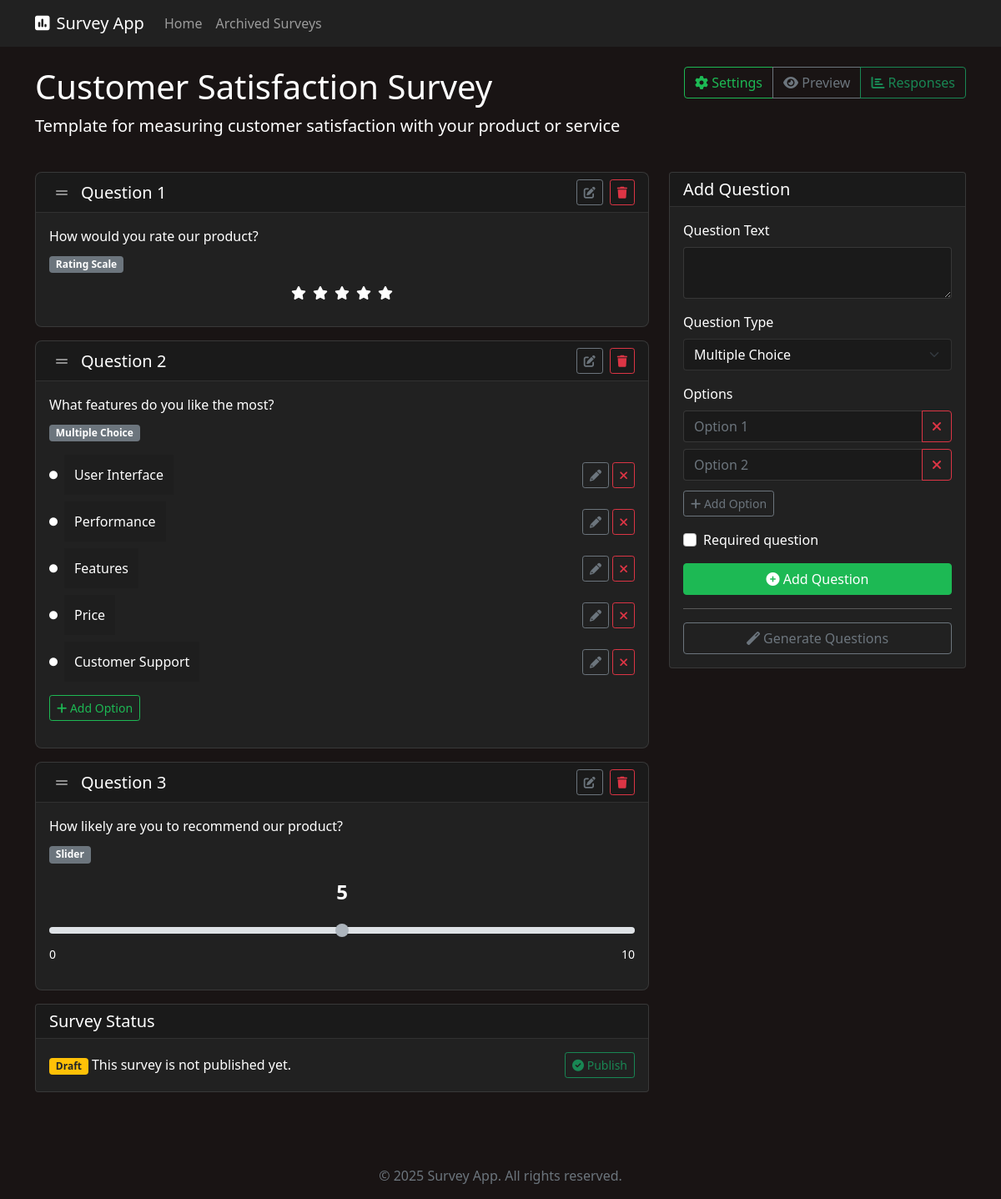
/survey/1/edit, run on the app's committed database.
### tables this page shows
CREATE TABLE surveys (
            id INTEGER PRIMARY KEY AUTOINCREMENT,
            title TEXT NOT NULL,
            description TEXT,
            created_at TIMESTAMP DEFAULT CURRENT_TIMESTAMP,
            creator_ip TEXT,
            creator_email TEXT,
            theme TEXT DEFAULT 'dark',
            header_image TEXT,
            logo_image TEXT,
            is_template INTEGER DEFAULT 0,
            published INTEGER DEFAULT 0,
            archived INTEGER DEFAULT 0,
            expiry_date DATE
        );

CREATE TABLE questions (
            id INTEGER PRIMARY KEY AUTOINCREMENT,
            survey_id INTEGER NOT NULL,
            question_text TEXT NOT NULL,
            question_type TEXT DEFAULT 'multiple-choice',
            position INTEGER,
            created_at TIMESTAMP DEFAULT CURRENT_TIMESTAMP,
            image_path TEXT,
            required INTEGER DEFAULT 0,
            FOREIGN KEY (survey_id) REFERENCES surveys (id) ON DELETE CASCADE
        );

CREATE TABLE options (
            id INTEGER PRIMARY KEY AUTOINCREMENT,
            question_id INTEGER NOT NULL,
            option_text TEXT NOT NULL,
            position INTEGER,
            created_at TIMESTAMP DEFAULT CURRENT_TIMESTAMP,
            image_path TEXT,
            FOREIGN KEY (question_id) REFERENCES questions (id) ON DELETE CASCADE
        );

### app.py (the view)
@app.route('/survey/<int:survey_id>/edit')
@creator_only
def edit_survey(survey_id):
    with DatabaseConnection() as conn:
        survey = conn.execute('SELECT * FROM surveys WHERE id = ?', (survey_id,)).fetchone()
        questions = conn.execute(
            'SELECT * FROM questions WHERE survey_id = ? ORDER BY position',
            (survey_id,)
        ).fetchall()
        questions_with_options = []
        for question in questions:
            options = conn.execute(
                'SELECT * FROM options WHERE question_id = ? ORDER BY position',
                (question['id'],)
            ).fetchall()
            question_dict = dict(question)
            question_dict['options'] = [dict(option) for option in options]
            questions_with_options.append(question_dict)
    return render_template(
        'survey_editor.html',
        survey=survey,
        questions=questions_with_options
    )

### templates/survey_editor.html (shortened to what this page needs)
{% extends "base.html" %}
{% block content %}
<div class="row mb-4">
    <div class="col-md-8">
        <h1>{{ survey.title }}</h1>
        <p class="lead">{{ survey.description }}</p>
    </div>
    <div class="col-md-4 text-end">
        <div class="btn-group">
            <a href="{{ url_for('survey_settings', survey_id=survey.id) }}" class="btn btn-outline-primary">
                <i class="fas fa-cog"></i> Settings
            </a>
            <a href="{{ url_for('view_survey', survey_id=survey.id) }}" class="btn btn-outline-secondary">
                <i class="fas fa-eye"></i> Preview
            </a>
            <a href="{{ url_for('view_responses', survey_id=survey.id) }}" class="btn btn-outline-success">
                <i class="fas fa-chart-bar"></i> Responses
            </a>
        </div>
    </div>
</div>
<div class="row">
    <div class="col-md-8">
        <div id="question-container">
            {% if questions %}
                {% for question in questions %}
                    <div class="card question-card mb-3" data-question-id="{{ question.id }}">
                        <div class="card-header d-flex justify-content-between align-items-center">
                            <div class="d-flex align-items-center">
                                <i class="fas fa-grip-lines me-2 question-handle"></i>
                                <h5 class="mb-0">Question {{ loop.index }}</h5>
                            </div>
                            <div class="question-toolbar">
                                <button type="button" class="btn btn-sm btn-outline-secondary btn-edit-question">
                                    <i class="fas fa-edit"></i>
                                </button>
                                <button type="button" class="btn btn-sm btn-outline-danger btn-delete-question">
                                    <i class="fas fa-trash"></i>
                                </button>
                            </div>
                        </div>
                        <div class="card-body">
                            <div class="question-preview mb-3">
                                <div class="question-text mb-2">
                                    {{ question.question_text }}
                                </div>
                                <div class="question-type-label">
                                    <span class="badge bg-secondary">
                                        {% if question.question_type == 'multiple-choice' %}
                                            Multiple Choice
                                        {% elif question.question_type == 'image-choice' %}
                                            Image Choice
                                        {% elif question.question_type == 'rating' %}
                                            Rating Scale
                                        {% elif question.question_type == 'slider' %}
                                            Slider
                                        {% elif question.question_type == 'text' %}
                                            Text Input
                                        {% endif %}
                                    </span>
                                </div>
                                {% if question.question_type == 'multiple-choice' or question.question_type == 'image-choice' %}
                                    <div class="options-preview mt-3">
                                        <div class="options-container">
                                            {% for option in question.options %}
                                                <div class="option-item d-flex align-items-center mb-2" data-option-id="{{ option.id }}">
                                                    <i class="fas fa-circle me-2" style="font-size: 10px;"></i>
                                                    <div class="option-text">{{ option.option_text }}</div>
                                                    <div class="ms-auto">
                                                        <button type="button" class="btn btn-sm btn-outline-secondary btn-edit-option">
                                                            <i class="fas fa-pencil-alt"></i>
                                                        </button>
                                                        <button type="button" class="btn btn-sm btn-outline-danger btn-delete-option">
                                                            <i class="fas fa-times"></i>
                                                        </button>
                                                    </div>
                                                </div>
                                            {% endfor %}
                                        </div>
                                        <button type="button" class="btn btn-sm btn-outline-primary mt-2 btn-add-option">
                                            <i class="fas fa-plus"></i> Add Option
                                        </button>
                                    </div>
                                {% elif question.question_type == 'rating' %}
                                    <div class="rating-preview mt-3">
                                        <div class="d-flex justify-content-center stars">
                                            <i class="fas fa-star"></i>
                                            <i class="fas fa-star"></i>
                                            <i class="fas fa-star"></i>
                                            <i class="fas fa-star"></i>
                                            <i class="fas fa-star"></i>
                                        </div>
                                    </div>
                                {% elif question.question_type == 'slider' %}
                                    <div class="slider-preview mt-3">
                                        <div class="range-value text-center">5</div>
                                        <input type="range" class="form-range" min="0" max="10" value="5" disabled>
                                        <div class="d-flex justify-content-between">
                                            <small>0</small>
                                            <small>10</small>
                                        </div>
                                    </div>
                                {% elif question.question_type == 'text' %}
                                    <div class="text-preview mt-3">
                                        <textarea class="form-control" rows="2" placeholder="Text answer" disabled></textarea>
                                    </div>
                                {% endif %}
                            </div>
                        </div>
                    </div>
                {% endfor %}
            {% else %}
                <div class="alert alert-info">
                    <i class="fas fa-info-circle me-2"></i> No questions added yet. Use the panel on the right to add questions.
                </div>
            {% endif %}
        </div>
        <div class="card mb-4">
            <div class="card-header">
                <h5 class="mb-0">Survey Status</h5>
            </div>
            <div class="card-body">
                <div class="d-flex justify-content-between align-items-center">
                    <div>
                        <p class="mb-0">
                            {% if survey.published %}
                                <span class="badge bg-success">Published</span> This survey is live and accepting responses.
                            {% else %}
                                <span class="badge bg-warning text-dark">Draft</span> This survey is not published yet.
                            {% endif %}
                        </p>
                    </div>
                    <form action="{{ url_for('toggle_publish_survey', survey_id=survey.id) }}" method="POST">
                        <button type="submit" class="btn btn-sm {% if survey.published %}btn-outline-warning{% else %}btn-outline-success{% endif %}">
                            {% if survey.published %}
                                <i class="fas fa-eye-slash"></i> Unpublish
                            {% else %}
                                <i class="fas fa-check-circle"></i> Publish
                            {% endif %}
                        </button>
                    </form>
                </div>
            </div>
        </div>
    </div>
    <div class="col-md-4">
        <div class="card sticky-top" style="top: 20px; z-index: 100;">
            <div class="card-header">
                <h5 class="mb-0">Add Question</h5>
            </div>
            <div class="card-body">
                <form id="add-question-form">
                    <div class="mb-3">
                        <label for="question-text" class="form-label">Question Text</label>
                        <textarea id="question-text" class="form-control" rows="2" required></textarea>
                    </div>
                    <div class="mb-3">
                        <label for="question-type" class="form-label">Question Type</label>
                        <select id="question-type" class="form-select">
                            <option value="multiple-choice">Multiple Choice</option>
                        </select>
                    </div>
                    <div id="options-container" class="mb-3">
                        <label class="form-label">Options</label>
                        <div id="options-list">
                            <div class="input-group mb-2">
                                <input type="text" class="form-control option-input" placeholder="Option 1">
                                <button type="button" class="btn btn-outline-danger remove-option">
                                    <i class="fas fa-times"></i>
                                </button>
                            </div>
                            <div class="input-group mb-2">
                                <input type="text" class="form-control option-input" placeholder="Option 2">
                                <button type="button" class="btn btn-outline-danger remove-option">
                                    <i class="fas fa-times"></i>
                                </button>
                            </div>
                        </div>
                        <button type="button" id="add-option" class="btn btn-sm btn-outline-secondary mt-1">
                            <i class="fas fa-plus"></i> Add Option
                        </button>
                    </div>
                    <div class="form-check mb-3">
                        <input class="form-check-input" type="checkbox" id="question-required">
                        <label class="form-check-label" for="question-required">
                            Required question
                        </label>
                    </div>
                    <div class="d-grid">
                        <button type="submit" class="btn btn-primary">
                            <i class="fas fa-plus-circle"></i> Add Question
                        </button>
                    </div>
                </form>
                <hr class="my-3">
                <div class="d-grid gap-2">
                    <button type="button" id="generate-questions-btn" class="btn btn-outline-secondary">
                        <i class="fas fa-magic"></i> Generate Questions
                    </button>
                </div>
            </div>
        </div>
    </div>
</div>
{% endblock %}

### data on the page
surveys: title "Customer Satisfaction Survey", description "Template for measuring customer satisfaction with your product or service"
questions: question_text "How would you rate our product?", question_type "Rating Scale"
questions: question_text "What features do you like the most?", question_type "Multiple Choice"
options: option_text "User Interface"
options: option_text "Performance"
options: option_text "Features"
options: option_text "Price"
options: option_text "Customer Support"
questions: question_text "How likely are you to recommend our product?", question_type "Slider"
